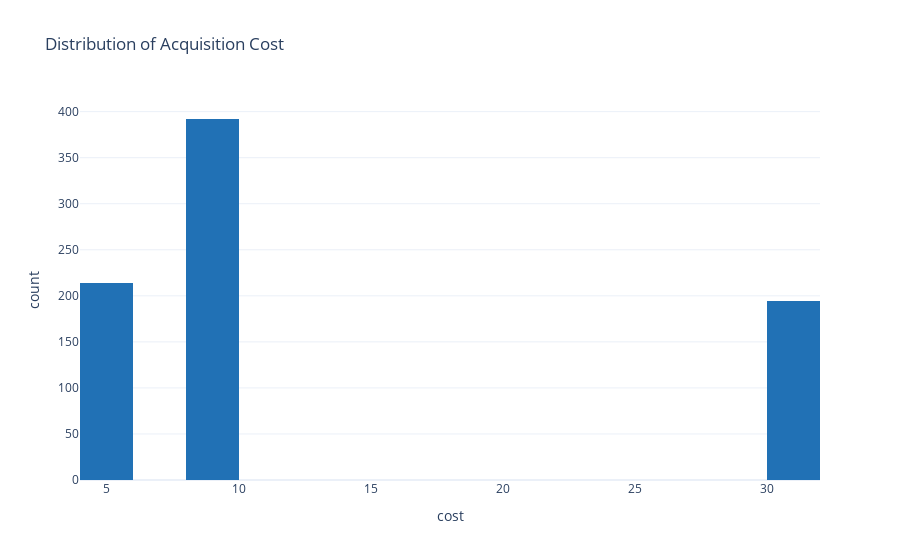

The code cell stored with this chart in its notebook:
### Markdown cell above
### We visualize the distribution of acquisition cost and revenue generated by the customer using histogram

### Code cell
fig = px.histogram(data,
                   x="cost",
                   nbins=20,
                   title='Distribution of Acquisition Cost')

fig.update_traces(marker_color= '#2171b5')  

fig.show()

### Figure 1 — Plotly figure (JSON) as saved in the notebook; plotly's stock layout.template omitted (floating-point values rounded to 4 significant figures; data arrays with more than 128 entries replaced by an {"elided": "..."} marker saying what was removed)
{"data": [{"alignmentgroup": "True", "bingroup": "x", "hovertemplate": "cost=%{x}<br>count=%{y}<extra></extra>", "legendgroup": "", "marker": {"color": "#2171b5", "pattern": {"shape": ""}}, "name": "", "nbinsx": 20, "offsetgroup": "", "orientation": "v", "showlegend": false, "type": "histogram", "x": {"elided": "800 float values"}, "xaxis": "x", "yaxis": "y"}], "layout": {"autosize": true, "barmode": "relative", "legend": {"tracegroupgap": 0}, "title": {"text": "Distribution of Acquisition Cost"}, "xaxis": {"anchor": "y", "autorange": true, "domain": [0, 1], "range": [4, 32], "title": {"text": "cost"}, "type": "linear"}, "yaxis": {"anchor": "x", "autorange": true, "domain": [0, 1], "range": [0, 412.6], "title": {"text": "count"}}}}
